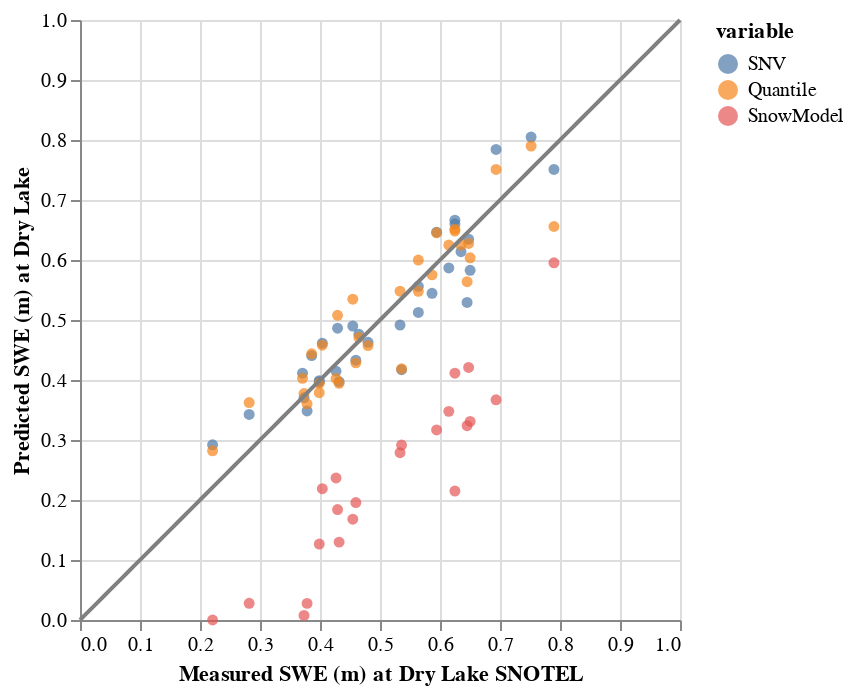

Here is the notebook cell this chart was saved with:
### Code cell
combined

### Figure 1 — Vega-Lite specification as saved in the notebook (floating-point values rounded to 4 significant figures)
{"config": {"view": {"continuousWidth": 300, "continuousHeight": 300}}, "layer": [{"data": {"name": "data-927c81476482e2859827b4cf084fa420"}, "mark": {"type": "circle"}, "encoding": {"color": {"field": "variable", "sort": ["SNV", "Quantile"], "type": "nominal"}, "x": {"field": "drylake_swe", "title": "Measured SWE (m) at Dry Lake SNOTEL", "type": "quantitative"}, "y": {"field": "value", "title": "Predicted SWE (m) at Dry Lake", "type": "quantitative"}}}, {"data": {"name": "data-99068c56b32a34900472446d57722635"}, "mark": {"type": "line"}, "encoding": {"color": {"value": "#808080"}, "x": {"field": "x", "type": "quantitative"}, "y": {"field": "y", "type": "quantitative"}}}], "$schema": "https://vega.github.io/schema/vega-lite/v5.20.1.json", "datasets": {"data-927c81476482e2859827b4cf084fa420": [{"drylake_swe": 0.5639, "variable": "SNV", "value": 0.5125}, {"drylake_swe": 0.5639, "variable": "SNV", "value": 0.5562}, {"drylake_swe": 0.3988, "variable": "SNV", "value": 0.3989}, {"drylake_swe": 0.5867, "variable": "SNV", "value": 0.5444}, {"drylake_swe": 0.3861, "variable": "SNV", "value": 0.4406}, {"drylake_swe": 0.4648, "variable": "SNV", "value": 0.4764}, {"drylake_swe": 0.7518, "variable": "SNV", "value": 0.8049}, {"drylake_swe": 0.635, "variable": "SNV", "value": 0.6138}, {"drylake_swe": 0.4801, "variable": "SNV", "value": 0.4627}, {"drylake_swe": 0.3708, "variable": "SNV", "value": 0.4113}, {"drylake_swe": 0.5944, "variable": "SNV", "value": 0.6464}, {"drylake_swe": 0.4039, "variable": "SNV", "value": 0.4614}, {"drylake_swe": 0.4318, "variable": "SNV", "value": 0.3971}, {"drylake_swe": 0.5334, "variable": "SNV", "value": 0.4916}, {"drylake_swe": 0.3785, "variable": "SNV", "value": 0.3484}, {"drylake_swe": 0.5359, "variable": "SNV", "value": 0.4172}, {"drylake_swe": 0.6248, "variable": "SNV", "value": 0.6663}, {"drylake_swe": 0.3734, "variable": "SNV", "value": 0.3703}, {"drylake_swe": 0.6502, "variable": "SNV", "value": 0.5829}, {"drylake_swe": 0.6147, "variable": "SNV", "value": 0.5868}, {"drylake_swe": 0.3988, "variable": "SNV", "value": 0.3967}, {"drylake_swe": 0.7899, "variable": "SNV", "value": 0.7509}, {"drylake_swe": 0.221, "variable": "SNV", "value": 0.292}, {"drylake_swe": 0.4597, "variable": "SNV", "value": 0.4329}, {"drylake_swe": 0.6934, "variable": "SNV", "value": 0.7843}, {"drylake_swe": 0.2819, "variable": "SNV", "value": 0.3427}, {"drylake_swe": 0.6452, "variable": "SNV", "value": 0.5293}, {"drylake_swe": 0.4267, "variable": "SNV", "value": 0.4148}, {"drylake_swe": 0.4547, "variable": "SNV", "value": 0.4899}, {"drylake_swe": 0.6477, "variable": "SNV", "value": 0.6346}, {"drylake_swe": 0.6248, "variable": "SNV", "value": 0.6598}, {"drylake_swe": 0.4293, "variable": "SNV", "value": 0.4864}, {"drylake_swe": 0.5639, "variable": "Quantile", "value": 0.5479}, {"drylake_swe": 0.5639, "variable": "Quantile", "value": 0.5999}, {"drylake_swe": 0.3988, "variable": "Quantile", "value": 0.3945}, {"drylake_swe": 0.5867, "variable": "Quantile", "value": 0.5752}, {"drylake_swe": 0.3861, "variable": "Quantile", "value": 0.4437}, {"drylake_swe": 0.4648, "variable": "Quantile", "value": 0.471}, {"drylake_swe": 0.7518, "variable": "Quantile", "value": 0.7899}, {"drylake_swe": 0.635, "variable": "Quantile", "value": 0.6248}, {"drylake_swe": 0.4801, "variable": "Quantile", "value": 0.4573}, {"drylake_swe": 0.3708, "variable": "Quantile", "value": 0.4029}, {"drylake_swe": 0.5944, "variable": "Quantile", "value": 0.6454}, {"drylake_swe": 0.4039, "variable": "Quantile", "value": 0.458}, {"drylake_swe": 0.4318, "variable": "Quantile", "value": 0.3945}, {"drylake_swe": 0.5334, "variable": "Quantile", "value": 0.548}, {"drylake_swe": 0.3785, "variable": "Quantile", "value": 0.3604}, {"drylake_swe": 0.5359, "variable": "Quantile", "value": 0.4186}, {"drylake_swe": 0.6248, "variable": "Quantile", "value": 0.6513}, {"drylake_swe": 0.3734, "variable": "Quantile", "value": 0.3775}, {"drylake_swe": 0.6502, "variable": "Quantile", "value": 0.6037}, {"drylake_swe": 0.6147, "variable": "Quantile", "value": 0.6248}, {"drylake_swe": 0.3988, "variable": "Quantile", "value": 0.3788}, {"drylake_swe": 0.7899, "variable": "Quantile", "value": 0.6558}, {"drylake_swe": 0.221, "variable": "Quantile", "value": 0.2819}, {"drylake_swe": 0.4597, "variable": "Quantile", "value": 0.4286}, {"drylake_swe": 0.6934, "variable": "Quantile", "value": 0.751}, {"drylake_swe": 0.2819, "variable": "Quantile", "value": 0.3625}, {"drylake_swe": 0.6452, "variable": "Quantile", "value": 0.5639}, {"drylake_swe": 0.4267, "variable": "Quantile", "value": 0.4025}, {"drylake_swe": 0.4547, "variable": "Quantile", "value": 0.5346}, {"drylake_swe": 0.6477, "variable": "Quantile", "value": 0.6276}, {"drylake_swe": 0.6248, "variable": "Quantile", "value": 0.6482}, {"drylake_swe": 0.4293, "variable": "Quantile", "value": 0.5078}, {"drylake_swe": 0.5639, "variable": "SnowModel", "value": null}, {"drylake_swe": 0.5639, "variable": "SnowModel", "value": null}, {"drylake_swe": 0.3988, "variable": "SnowModel", "value": null}, {"drylake_swe": 0.5867, "variable": "SnowModel", "value": null}, {"drylake_swe": 0.3861, "variable": "SnowModel", "value": null}, {"drylake_swe": 0.4648, "variable": "SnowModel", "value": null}, {"drylake_swe": 0.7518, "variable": "SnowModel", "value": null}, {"drylake_swe": 0.635, "variable": "SnowModel", "value": null}, {"drylake_swe": 0.4801, "variable": "SnowModel", "value": null}, {"drylake_swe": 0.3708, "variable": "SnowModel", "value": null}, {"drylake_swe": 0.5944, "variable": "SnowModel", "value": 0.3168}, {"drylake_swe": 0.4039, "variable": "SnowModel", "value": 0.2189}, {"drylake_swe": 0.4318, "variable": "SnowModel", "value": 0.1298}, {"drylake_swe": 0.5334, "variable": "SnowModel", "value": 0.2788}, {"drylake_swe": 0.3785, "variable": "SnowModel", "value": 0.02769}, {"drylake_swe": 0.5359, "variable": "SnowModel", "value": 0.2916}, {"drylake_swe": 0.6248, "variable": "SnowModel", "value": 0.4113}, {"drylake_swe": 0.3734, "variable": "SnowModel", "value": 0.007578}, {"drylake_swe": 0.6502, "variable": "SnowModel", "value": 0.3309}, {"drylake_swe": 0.6147, "variable": "SnowModel", "value": 0.3477}, {"drylake_swe": 0.3988, "variable": "SnowModel", "value": 0.1266}, {"drylake_swe": 0.7899, "variable": "SnowModel", "value": 0.5953}, {"drylake_swe": 0.221, "variable": "SnowModel", "value": 0.0}, {"drylake_swe": 0.4597, "variable": "SnowModel", "value": 0.1957}, {"drylake_swe": 0.6934, "variable": "SnowModel", "value": 0.3671}, {"drylake_swe": 0.2819, "variable": "SnowModel", "value": 0.02781}, {"drylake_swe": 0.6452, "variable": "SnowModel", "value": 0.3239}, {"drylake_swe": 0.4267, "variable": "SnowModel", "value": 0.2368}, {"drylake_swe": 0.4547, "variable": "SnowModel", "value": 0.168}, {"drylake_swe": 0.6477, "variable": "SnowModel", "value": 0.4209}, {"drylake_swe": 0.6248, "variable": "SnowModel", "value": 0.2149}, {"drylake_swe": 0.4293, "variable": "SnowModel", "value": 0.1841}], "data-99068c56b32a34900472446d57722635": [{"x": 0.0, "y": 0.0}, {"x": 0.0101, "y": 0.0101}, {"x": 0.0202, "y": 0.0202}, {"x": 0.0303, "y": 0.0303}, {"x": 0.0404, "y": 0.0404}, {"x": 0.05051, "y": 0.05051}, {"x": 0.06061, "y": 0.06061}, {"x": 0.07071, "y": 0.07071}, {"x": 0.08081, "y": 0.08081}, {"x": 0.09091, "y": 0.09091}, {"x": 0.101, "y": 0.101}, {"x": 0.1111, "y": 0.1111}, {"x": 0.1212, "y": 0.1212}, {"x": 0.1313, "y": 0.1313}, {"x": 0.1414, "y": 0.1414}, {"x": 0.1515, "y": 0.1515}, {"x": 0.1616, "y": 0.1616}, {"x": 0.1717, "y": 0.1717}, {"x": 0.1818, "y": 0.1818}, {"x": 0.1919, "y": 0.1919}, {"x": 0.202, "y": 0.202}, {"x": 0.2121, "y": 0.2121}, {"x": 0.2222, "y": 0.2222}, {"x": 0.2323, "y": 0.2323}, {"x": 0.2424, "y": 0.2424}, {"x": 0.2525, "y": 0.2525}, {"x": 0.2626, "y": 0.2626}, {"x": 0.2727, "y": 0.2727}, {"x": 0.2828, "y": 0.2828}, {"x": 0.2929, "y": 0.2929}, {"x": 0.303, "y": 0.303}, {"x": 0.3131, "y": 0.3131}, {"x": 0.3232, "y": 0.3232}, {"x": 0.3333, "y": 0.3333}, {"x": 0.3434, "y": 0.3434}, {"x": 0.3535, "y": 0.3535}, {"x": 0.3636, "y": 0.3636}, {"x": 0.3737, "y": 0.3737}, {"x": 0.3838, "y": 0.3838}, {"x": 0.3939, "y": 0.3939}, {"x": 0.404, "y": 0.404}, {"x": 0.4141, "y": 0.4141}, {"x": 0.4242, "y": 0.4242}, {"x": 0.4343, "y": 0.4343}, {"x": 0.4444, "y": 0.4444}, {"x": 0.4545, "y": 0.4545}, {"x": 0.4646, "y": 0.4646}, {"x": 0.4747, "y": 0.4747}, {"x": 0.4848, "y": 0.4848}, {"x": 0.4949, "y": 0.4949}, {"x": 0.5051, "y": 0.5051}, {"x": 0.5152, "y": 0.5152}, {"x": 0.5253, "y": 0.5253}, {"x": 0.5354, "y": 0.5354}, {"x": 0.5455, "y": 0.5455}, {"x": 0.5556, "y": 0.5556}, {"x": 0.5657, "y": 0.5657}, {"x": 0.5758, "y": 0.5758}, {"x": 0.5859, "y": 0.5859}, {"x": 0.596, "y": 0.596}, {"x": 0.6061, "y": 0.6061}, {"x": 0.6162, "y": 0.6162}, {"x": 0.6263, "y": 0.6263}, {"x": 0.6364, "y": 0.6364}, {"x": 0.6465, "y": 0.6465}, {"x": 0.6566, "y": 0.6566}, {"x": 0.6667, "y": 0.6667}, {"x": 0.6768, "y": 0.6768}, {"x": 0.6869, "y": 0.6869}, {"x": 0.697, "y": 0.697}, {"x": 0.7071, "y": 0.7071}, {"x": 0.7172, "y": 0.7172}, {"x": 0.7273, "y": 0.7273}, {"x": 0.7374, "y": 0.7374}, {"x": 0.7475, "y": 0.7475}, {"x": 0.7576, "y": 0.7576}, {"x": 0.7677, "y": 0.7677}, {"x": 0.7778, "y": 0.7778}, {"x": 0.7879, "y": 0.7879}, {"x": 0.798, "y": 0.798}, {"x": 0.8081, "y": 0.8081}, {"x": 0.8182, "y": 0.8182}, {"x": 0.8283, "y": 0.8283}, {"x": 0.8384, "y": 0.8384}, {"x": 0.8485, "y": 0.8485}, {"x": 0.8586, "y": 0.8586}, {"x": 0.8687, "y": 0.8687}, {"x": 0.8788, "y": 0.8788}, {"x": 0.8889, "y": 0.8889}, {"x": 0.899, "y": 0.899}, {"x": 0.9091, "y": 0.9091}, {"x": 0.9192, "y": 0.9192}, {"x": 0.9293, "y": 0.9293}, {"x": 0.9394, "y": 0.9394}, {"x": 0.9495, "y": 0.9495}, {"x": 0.9596, "y": 0.9596}, {"x": 0.9697, "y": 0.9697}, {"x": 0.9798, "y": 0.9798}, {"x": 0.9899, "y": 0.9899}, {"x": 1.0, "y": 1.0}]}}
